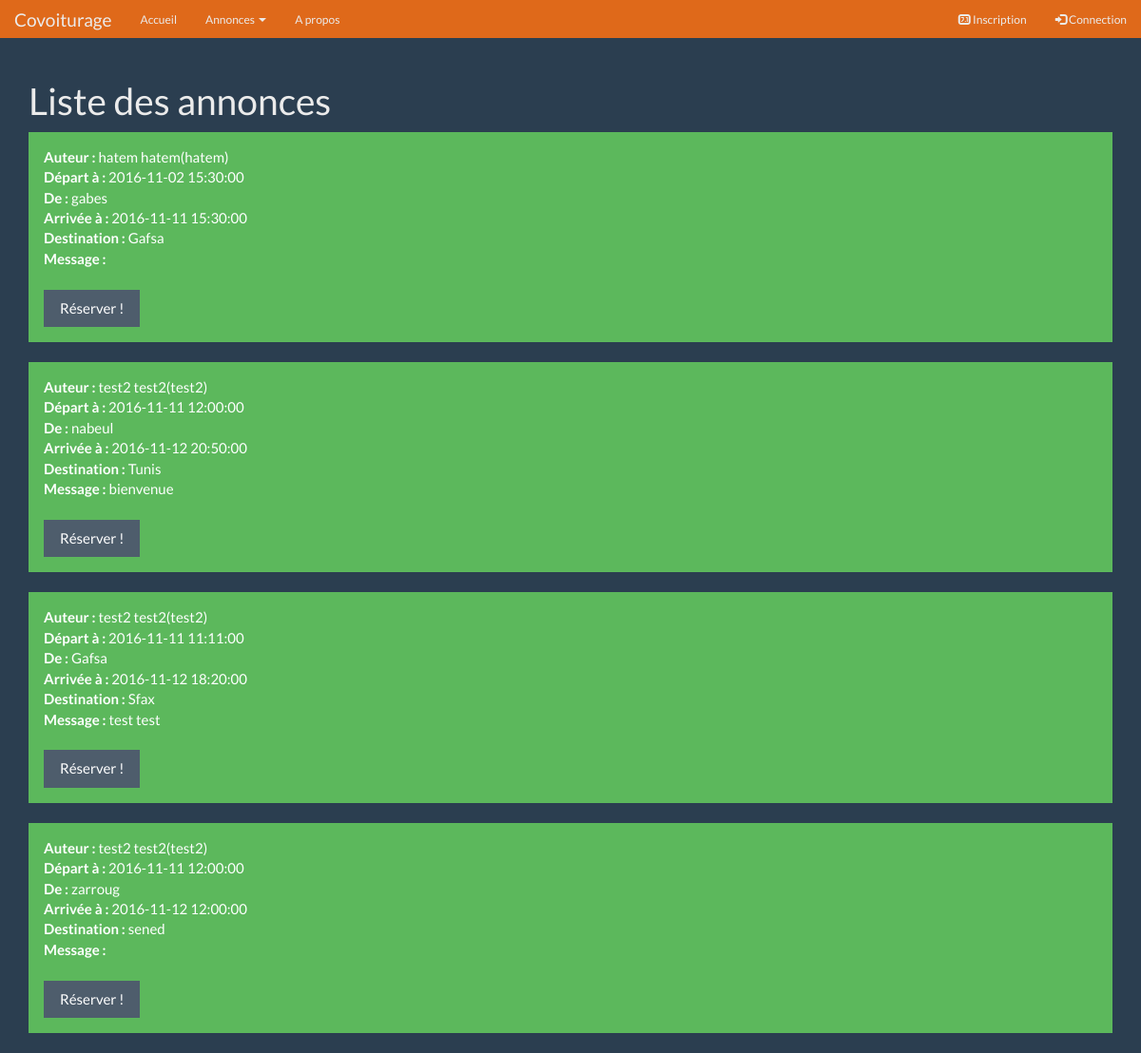
Page /annonces.php on the committed database.
### tables this page shows
CREATE TABLE `annonces` (
  `id` int(10) NOT NULL,
  `auteur` int(10) NOT NULL,
  `horaire_depart` datetime NOT NULL,
  `depart` varchar(255) NOT NULL,
  `horaire_arrivee` datetime NOT NULL,
  `destination` varchar(255) NOT NULL,
  `message` text NOT NULL
);

CREATE TABLE `eleves` (
  `id` int(10) NOT NULL,
  `login` varchar(20) NOT NULL,
  `code` varchar(20) NOT NULL,
  `nom` varchar(30) NOT NULL,
  `prenom` varchar(30) NOT NULL,
  `surnom` varchar(20) NOT NULL,
  `etage` varchar(2) NOT NULL,
  `possedeVoiture` tinyint(1) NOT NULL
);

### include/init.php (called while the page is built, shortened)
<?php
$infoUser = null;
?>

### annonces.php (the view, shortened to what this page needs)
<?php
include('\include\init.php');
?>
<!DOCTYPE html>
<html lang="fr">
	<head>
		<link rel="stylesheet" href="css/bootstrap.css">
	</head>
	<body>
		<?php
		include('\include\menu.php');
		?>
		<div class="container">
			<h1>Liste des annonces</h1>
			<?php
			$reqAnnonces = $bdd->query('SELECT auteur.*, annonce.* FROM `annonces` annonce, `eleves` auteur WHERE annonce.auteur=auteur.id');
			while ($annonce = $reqAnnonces->fetch()) {
				?>
				<div class="alert alert-success">
				<strong>Auteur :</strong> <?php
					echo $annonce['prenom'].' '.$annonce['nom'];
					if ($annonce['surnom'] != '')
						echo '('. $annonce['surnom'] .')';
				?><br />
				<strong>Départ à :</strong> <?php echo $annonce['horaire_depart']; ?><br />
				<strong>De :</strong> <?php echo $annonce['depart']; ?><br />
				<strong>Arrivée à :</strong> <?php echo $annonce['horaire_arrivee']; ?><br />
				<strong>Destination :</strong> <?php echo $annonce['destination']; ?><br />
				<strong>Message :</strong> <?php echo $annonce['message']; ?><br /><br>
				<button type="button" class="btn btn-default">Réserver !</button>
				</div>
				<?php
			}
			?>
		</div>
	</body>
</html>

### include/menu.php (shortened to what this page needs)
<?php
if (!$infoUser) {
		?>
<nav class="navbar navbar-inverse navbar-fixed-top">
  <div class="container-fluid">
    <div class="navbar-header">
      <a class="navbar-brand" href="index.php">Covoiturage</a>
    </div>
    <div class="collapse navbar-collapse" id="myNavbar">
      <ul class="nav navbar-nav">
        <li><a href="index.php">Accueil</a></li>
        <li class ="#"="dropdown">
          <a class="dropdown-toggle" data-toggle="dropdown" href="#">Annonces <span class="caret"></span></a>
        </li>
        <li><a href="apropos">A propos</a></li>
      </ul>
      <ul class="nav navbar-nav navbar-right">
        <li><a href="inscription.php"><span class="glyphicon glyphicon-sound-7-1"></span> Inscription</a></li>
		<li><a href="connexion.php"><span class="glyphicon glyphicon-log-in"></span> Connection</a></li>
      </ul>
    </div>
</nav>
<?php
}
	?>
<br><br><br>

### rows in the picture
annonces: eleves.prenom "hatem", eleves.nom "hatem", eleves.surnom "hatem", horaire_depart "2016-11-02 15:30:00", depart "gabes", horaire_arrivee "2016-11-11 15:30:00", destination "Gafsa"
annonces: eleves.prenom "test2", eleves.nom "test2", eleves.surnom "test2", horaire_depart "2016-11-11 12:00:00", depart "nabeul", horaire_arrivee "2016-11-12 20:50:00", destination "Tunis", message "bienvenue"
annonces: eleves.prenom "test2", eleves.nom "test2", eleves.surnom "test2", horaire_depart "2016-11-11 11:11:00", depart "Gafsa", horaire_arrivee "2016-11-12 18:20:00", destination "Sfax", message "test test"
annonces: eleves.prenom "test2", eleves.nom "test2", eleves.surnom "test2", horaire_depart "2016-11-11 12:00:00", depart "zarroug", horaire_arrivee "2016-11-12 12:00:00", destination "sened"
